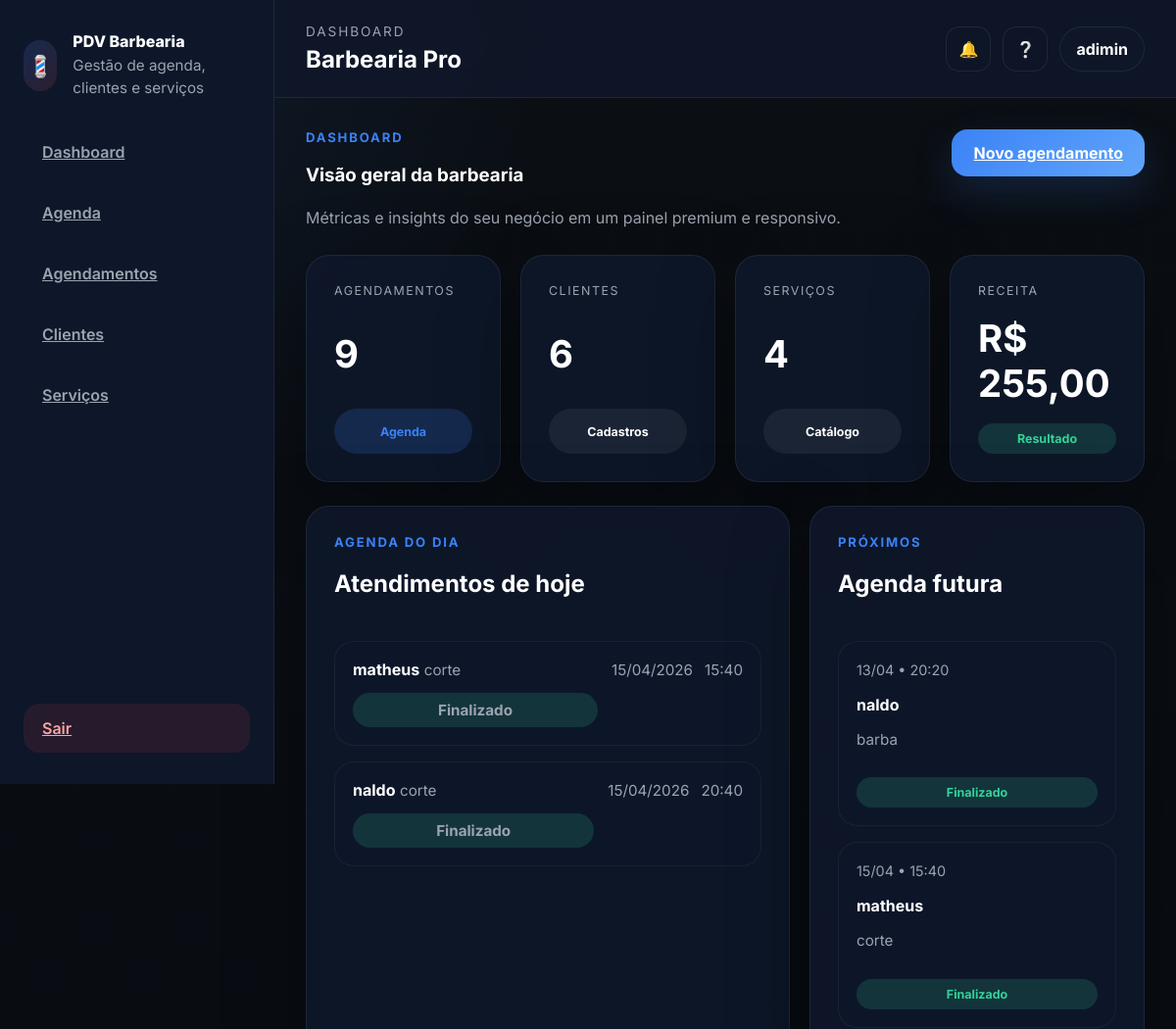
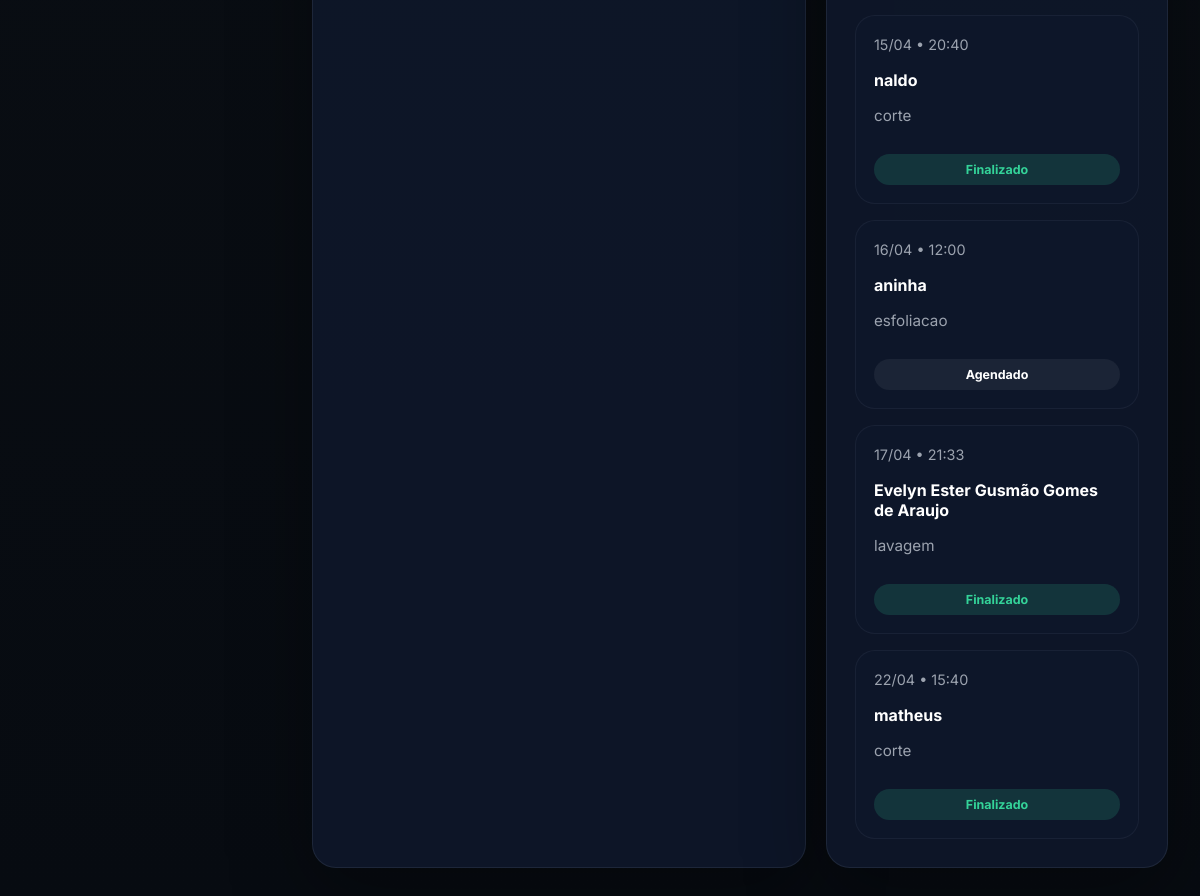
The app's page / (signed in) with its own data (2 pictures, top to bottom).
### pdv/models.py (models this page shows, shortened)
class Agendamento(models.Model):
    STATUS_PAGO = 'pago'
    STATUS_PENDENTE = 'pendente'
    PAG_STATUS_CHOICES = [
        (STATUS_PAGO, 'Pago'),
        (STATUS_PENDENTE, 'Pendente'),
    ]
    STATUS_AGENDADO = 'agendado'
    STATUS_EM_ANDAMENTO = 'em_andamento'
    STATUS_FINALIZADO = 'finalizado'
    STATUS_CANCELADO = 'cancelado'
    STATUS_CHOICES = [
        (STATUS_AGENDADO, 'Agendado'),
        (STATUS_EM_ANDAMENTO, 'Em andamento'),
        (STATUS_FINALIZADO, 'Finalizado'),
        (STATUS_CANCELADO, 'Cancelado'),
    ]
    cliente = models.ForeignKey(Cliente, on_delete=models.CASCADE)
    servico = models.ForeignKey(Servico, on_delete=models.CASCADE)
    data = models.DateField()
    horario = models.TimeField()
    status_atendimento = models.CharField(
    max_length=20,
    choices=STATUS_CHOICES,
    default=STATUS_AGENDADO,
    )
    status_pagamento = models.CharField(
    max_length=20,
    choices=PAG_STATUS_CHOICES,
    default=STATUS_PENDENTE,
)

class Cliente(models.Model):
    nome = models.CharField(max_length=100)
    telefone = models.CharField(max_length=11)
    def __str__(self):
        return self.nome

class Servico(models.Model):
    nome = models.CharField(max_length=100)
    preco = models.DecimalField(max_digits=8, decimal_places=2)
    def __str__(self):
        return self.nome

### pdv/views.py (the view)
# urls.py: path('', dashboard, name='dashboard'),
@login_required
def dashboard(request):
    agendamentos = Agendamento.objects.all()
    clientes_count = Cliente.objects.count()
    servicos_count = Servico.objects.count()
    pagos = agendamentos.filter(status_pagamento="pago")
    total_vendas = sum(a.servico.preco for a in pagos)
    hoje = timezone.localdate()
    agendamentos_today = agendamentos.filter(data=hoje)
    next_agendamentos = agendamentos.order_by('data', 'horario')[:6]
    return render(request, 'pdv/dashboard.html', {
        'agendamentos': agendamentos,
        'clientes_count': clientes_count,
        'servicos_count': servicos_count,
        'total_vendas': total_vendas,
        'agendamentos_today': agendamentos_today,
        'next_agendamentos': next_agendamentos,
    })

### pdv/templates/pdv/dashboard.html
{% extends "pdv/base.html" %}
{% block content %}
<section class="page-header">
    <div>
        <p class="eyebrow">Dashboard</p>
        <h1>Visão geral da barbearia</h1>
        <p class="section-description">Métricas e insights do seu negócio em um painel premium e responsivo.</p>
    </div>
    <div class="header-actions">
        <a href="{% url 'criar_agendamento' %}" class="btn btn-primary">Novo agendamento</a>
    </div>
</section>
<div class="stats-grid">
    <article class="stat-card">
        <p class="stat-label">Agendamentos</p>
        <h2>{{ agendamentos|length|default:'0' }}</h2>
        <span class="status-pill tag-blue">Agenda</span>
    </article>
    <article class="stat-card">
        <p class="stat-label">Clientes</p>
        <h2>{{ clientes_count|default:'0' }}</h2>
        <span class="status-pill">Cadastros</span>
    </article>
    <article class="stat-card">
        <p class="stat-label">Serviços</p>
        <h2>{{ servicos_count|default:'0' }}</h2>
        <span class="status-pill">Catálogo</span>
    </article>
    <article class="stat-card">
        <p class="stat-label">Receita</p>
        <h2>R$ {{ total_vendas|default:'0,00' }}</h2>
        <span class="status-pill tag-emerald">Resultado</span>
    </article>
</div>
<div class="dashboard-grid">
    <div class="panel-panel">
        <div class="panel-head">
            <div>
                <p class="eyebrow">Agenda do dia</p>
                <h2>Atendimentos de hoje</h2>
            </div>
        </div>
        {% if agendamentos_today %}
        <div class="agenda-list">
            {% for item in agendamentos_today %}
            <article class="agenda-item">
                <div>
                    <strong>{{ item.cliente }}</strong>
                    <span>{{ item.servico }}</span>
                </div>
                <div class="agenda-meta">
                    <span>{{ item.data|date:'d/m/Y' }}</span>
                    <span>{{ item.horario|time:'H:i' }}</span>
                </div>
                <span class="status-pill {% if item.status_atendimento == 'cancelado' %}tag-red{% elif item.status_atendimento == 'em_andamento' %}tag-blue{% elif item.status_atendimento == 'finalizado' %}tag-emerald{% else %}tag-secondary{% endif %}">{{ item.get_status_atendimento_display }}</span>
            </article>
            {% endfor %}
        </div>
        {% else %}
        <div class="empty-state">
            <p>Sem agendamentos hoje. Aproveite para planejar a próxima semana.</p>
        </div>
        {% endif %}
    </div>
    <div class="panel-panel">
        <div class="panel-head">
            <div>
                <p class="eyebrow">Próximos</p>
                <h2>Agenda futura</h2>
            </div>
        </div>
        <div class="timeline-list">
            {% if next_agendamentos %}
                {% for item in next_agendamentos %}
                <article class="timeline-card">
                    <div>
                        <span class="timeline-time">{{ item.data|date:'d/m' }} • {{ item.horario|time:'H:i' }}</span>
                        <h3>{{ item.cliente }}</h3>
                        <p>{{ item.servico }}</p>
                    </div>
                    <span class="status-pill {% if item.status_atendimento == 'cancelado' %}tag-red{% elif item.status_atendimento == 'em_andamento' %}tag-blue{% elif item.status_atendimento == 'finalizado' %}tag-emerald{% else %}tag-secondary{% endif %}">{{ item.get_status_atendimento_display }}</span>
                </article>
                {% endfor %}
            {% else %}
            <div class="empty-state">
                <p>Sem próximos agendamentos. Use esse momento para renovar o calendário.</p>
            </div>
            {% endif %}
        </div>
    </div>
</div>
{% endblock %}

### pdv/templates/pdv/base.html (shortened to what this page needs)
{% load static %}
<!DOCTYPE html>
<html lang="pt-br">
<head>
    <link rel="stylesheet" href="{% static 'global/styles.css' %}">
</head>
<body>
    <div class="app-shell {% if user.is_authenticated %}has-sidebar{% endif %}">
        {% if user.is_authenticated %}
        <aside class="sidebar">
            <div class="brand-panel">
                <div class="brand-mark">💈</div>
                <div>
                    <p class="brand-label">PDV Barbearia</p>
                    <p class="brand-subtitle">Gestão de agenda, clientes e serviços</p>
                </div>
            </div>
            <nav class="sidebar-nav">
                <a href="{% url 'dashboard' %}" class="nav-link">Dashboard</a>
                <a href="{% url 'agenda_semanal' %}" class="nav-link">Agenda</a>
                <a href="{% url 'agendamentos' %}" class="nav-link">Agendamentos</a>
                <a href="{% url 'clientes' %}" class="nav-link">Clientes</a>
                <a href="{% url 'servicos' %}" class="nav-link">Serviços</a>
            </nav>
            <div class="sidebar-footer">
                <a href="{% url 'logout' %}" class="nav-link logout">Sair</a>
            </div>
        </aside>
        {% endif %}
        <main class="content-area">
            {% if user.is_authenticated %}
            <header class="topbar">
                <div class="topbar-left">
                    <div>
                        <p class="topbar-label">Dashboard</p>
                        <h1 class="topbar-title">Barbearia Pro</h1>
                    </div>
                </div>
                <div class="topbar-right">
                    <button class="icon-btn" aria-label="Notificações">🔔</button>
                    <button class="icon-btn" aria-label="Ajuda">❔</button>
                    <div class="user-chip">{{ user.username|default:'Usuário' }}</div>
                </div>
            </header>
            {% endif %}
            <section class="page-body">
                {% block content %}{% endblock %}
            </section>
        </main>
    </div>
</body>
</html>

### records on screen
Agendamento: cliente "matheus", servico "corte", data "15/04/2026", horario "15:40", status_atendimento "Finalizado", data "15/04"
Agendamento: cliente "naldo", servico "corte", data "15/04/2026", horario "20:40", status_atendimento "Finalizado", data "15/04"
Agendamento: data "13/04", horario "20:20", cliente "naldo", servico "barba", status_atendimento "Finalizado"
Agendamento: data "16/04", horario "12:00", cliente "aninha", servico "esfoliacao", status_atendimento "Agendado"
Agendamento: data "17/04", horario "21:33", cliente "Evelyn Ester Gusmão Gomes de Araujo", servico "lavagem", status_atendimento "Finalizado"
Agendamento: data "22/04", horario "15:40", cliente "matheus", servico "corte", status_atendimento "Finalizado"

### other values on screen
{{ user.username|default:'Usuário' }} "adimin"
{{ agendamentos|length|default:'0' }} "9"
{{ clientes_count|default:'0' }} "6"
{{ servicos_count|default:'0' }} "4"
{{ total_vendas|default:'0,00' }} "255,00"
